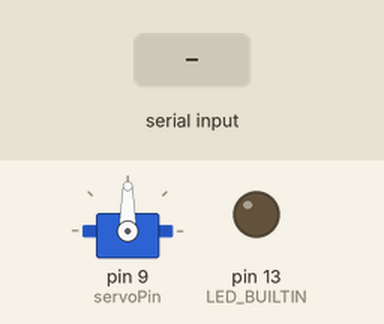
Simulated run of this sketch. Board: Arduino Uno, built with avr-gcc and run on an emulated ATmega328P. Shown: servo, output pins drawn as LEDs (lit = HIGH). Inputs (shaded band) come from the test bench.

Above: at 1.2 s.
1.3 s: "Serial1\n" received over Serial
At 2.0 s:
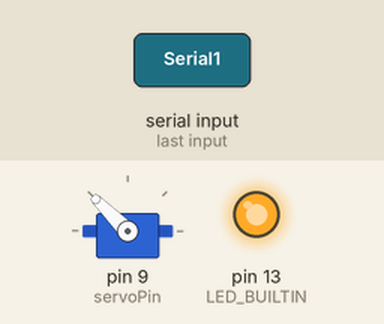
2.8 s: "2" received over Serial
At 4.0 s:
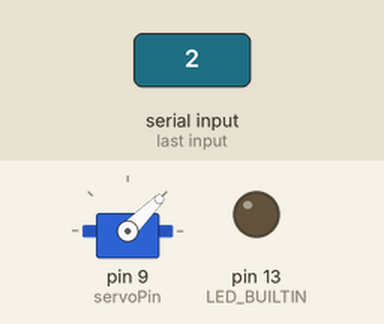
4.3 s: "1" received over Serial
At 5.3 s:
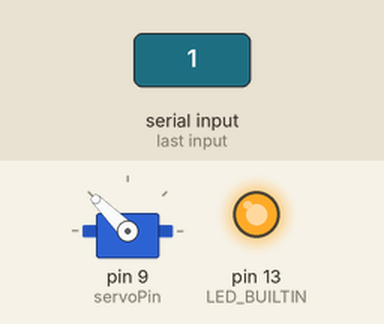
Timing chart, 0 to 7.3 s (numbered marks = the images above; inputs shaded):
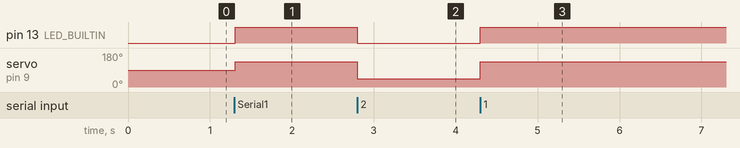

The sketch:

SerialPassthrough.ino
```cpp
/*
  SerialPassthrough sketch

  Some boards, like the Arduino 101, the MKR1000, Zero, or the Micro, have one
  hardware serial port attached to Digital pins 0-1, and a separate USB serial
  port attached to the IDE Serial Monitor. This means that the "serial
  passthrough" which is possible with the Arduino UNO (commonly used to interact
  with devices/shields that require configuration via serial AT commands) will
  not work by default.

  This sketch allows you to emulate the serial passthrough behaviour. Any text
  you type in the IDE Serial monitor will be written out to the serial port on
  Digital pins 0 and 1, and vice-versa.

  On the 101, MKR1000, Zero, and Micro, "Serial" refers to the USB Serial port
  attached to the Serial Monitor, and "Serial1" refers to the hardware serial
  port attached to pins 0 and 1. This sketch will emulate Serial passthrough
  using those two Serial ports on the boards mentioned above, but you can change
  these names to connect any two serial ports on a board that has multiple ports.

  created 23 May 2016
  by Erik Nyquist
*/
#include <Servo.h>

int servoPin = 9;

Servo servo;

int servoAngle = 0;   // servo position in degrees


void setup() {
  Serial.begin(9600);
  // initialize digital pin LED_BUILTIN as an output.
  pinMode(LED_BUILTIN, OUTPUT);
  servo.attach(servoPin);
}

void loop() {

  int terminal = 55;

  //if (Serial.available()) {      // If anything comes in Serial (USB),
    //Serial.write(Serial.read());   // read it and send it out Serial1 (pins 0 & 1)
    terminal = Serial.read();
    if( '1' == terminal)
    {
       digitalWrite(LED_BUILTIN, HIGH);   // turn the LED on (HIGH is the voltage level)
       servo.write(135);      // Turn SG90 servo Left to 45 degrees
    }
    if( '2' == terminal )
    {
       digitalWrite(LED_BUILTIN, LOW);   // turn the LED on (HIGH is the voltage level)
       servo.write(45);      // Turn SG90 servo Left to 45 degrees
    }


  //}

}
```

Measured:
- after the input at 1.3 s, pin 13 (LED_BUILTIN): LOW → HIGH at once; servo on pin 9 (servoPin): 90° → 135° at once
- after the input at 2.8 s, pin 13 (LED_BUILTIN): HIGH → LOW at once; servo on pin 9 (servoPin): 135° → 45° at once
- after the input at 4.3 s, pin 13 (LED_BUILTIN): LOW → HIGH at once; servo on pin 9 (servoPin): 45° → 135° at once
